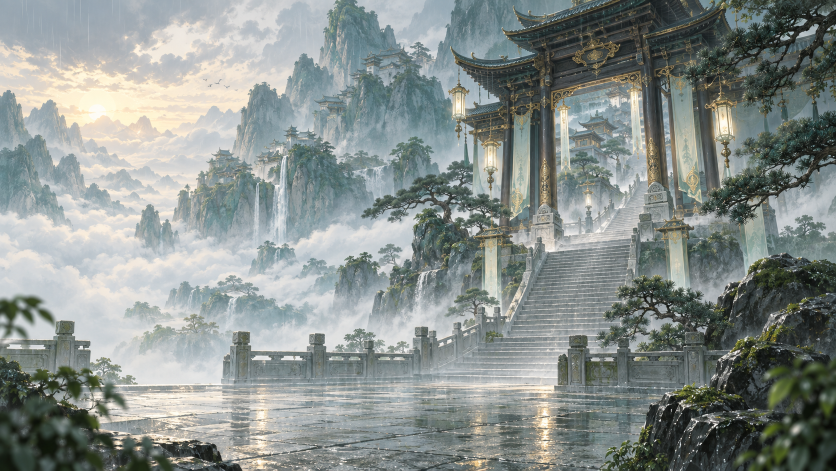
#> input picture AssetSources/Art/Generated/CloudGate_Premium.png, 1672 x 941 px (shown at 1/2 size)
$ python prepare-premium-art.py
#> lines starting #> are read from the running program, lines starting #| are printed output that depends on the picture
"""Prepare project-ready derivatives from this project's generated xianxia artwork."""
import hashlib
import json
import shutil
from pathlib import Path
from PIL import Image, ImageDraw, ImageEnhance, ImageFilter

ROOT = Path(__file__).resolve().parents[1]
ART = ROOT / 'Assets/_WenXinJie/Art'
GENERATED = ROOT / 'AssetSources/Art/Generated'


def fit(source, target):
    image = Image.open(source).convert('RGB')
#> image is the input picture: PIL image 1672x941 RGB; mean R, G, B 136.9, 144.1, 140.9
    ratio = max(1920 / image.width, 1080 / image.height)
#> ratio = 1.15
    size = (round(image.width * ratio), round(image.height * ratio))
#> size = (1920, 1081)
    image = image.resize(size, Image.Resampling.LANCZOS)
#> image: PIL image 1920x1081 RGB
    left = (image.width - 1920) // 2
#> left = 0
    top = (image.height - 1080) // 2
#> top = 0
    image.crop((left, top, left + 1920, top + 1080)).save(target, quality=94)
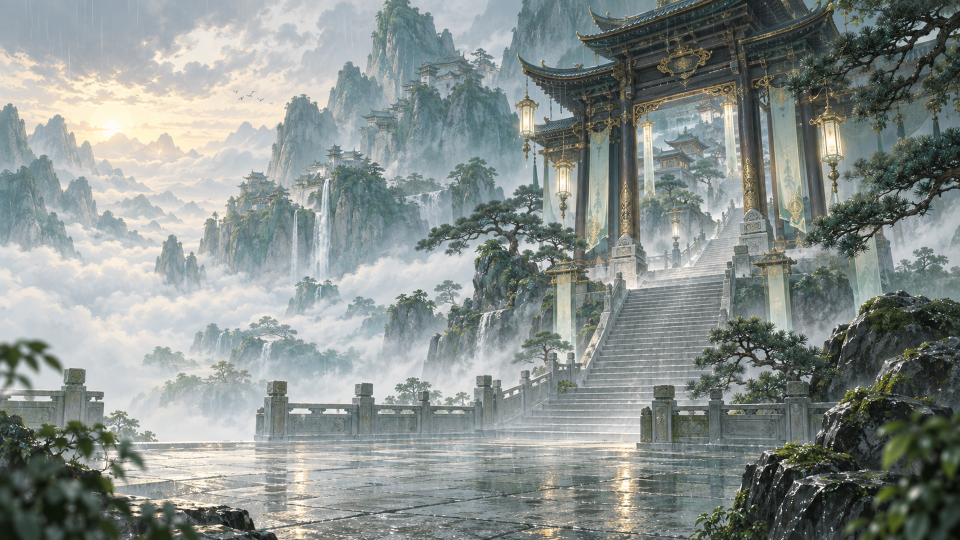
#> saved as CloudGate_Premium_1080.jpg: PIL image 1920x1080 RGB (shown at 1/2 size); mean R, G, B 136.9, 144.1, 140.9


backgrounds = ART / 'Backgrounds'
backgrounds.mkdir(parents=True, exist_ok=True)
fit(GENERATED / 'CloudGate_Premium.png', backgrounds / 'CloudGate_Premium_1080.jpg')
fit(GENERATED / 'PineRidge_Premium.png', backgrounds / 'PineRidge_Premium_1080.jpg')
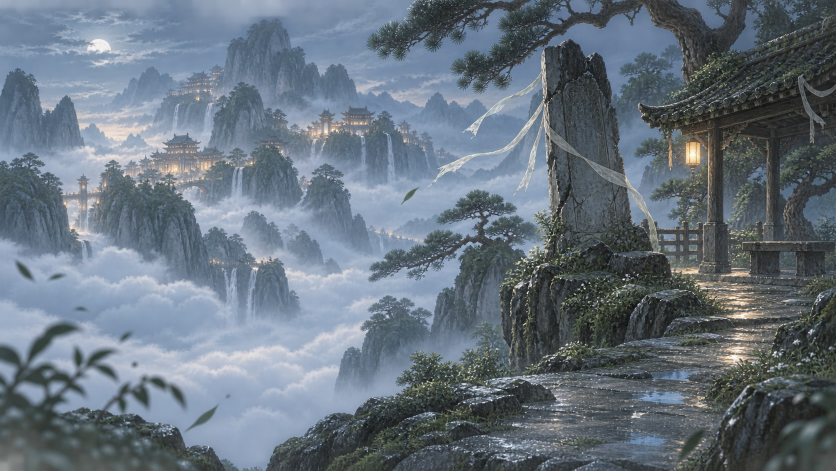
#> input picture AssetSources/Art/Generated/PineRidge_Premium.png, 1672 x 941 px (shown at 1/2 size)
#> in fit (call 2), `image = Image.open(source).convert('RGB')`:
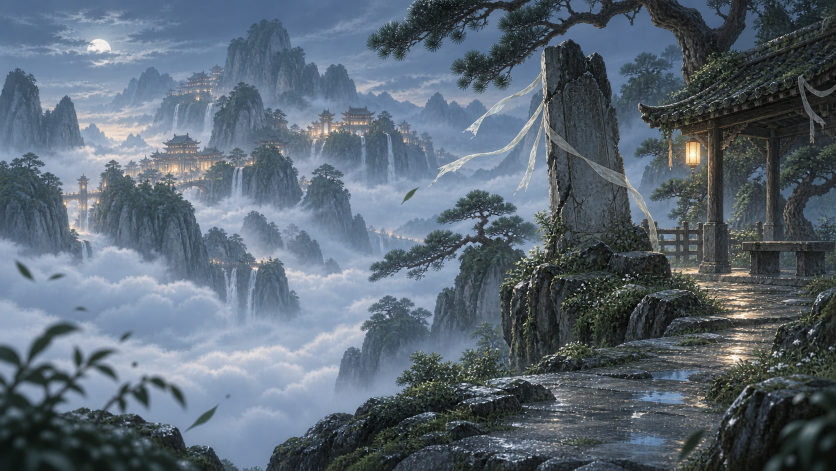
#> image: PIL image 1672x941 RGB (shown at 1/2 size); mean R, G, B 91.5, 104.3, 116.8
#> in fit (call 2), `image.crop((left, top, left + 1920, top + 1080)).save(target, quality=..`:
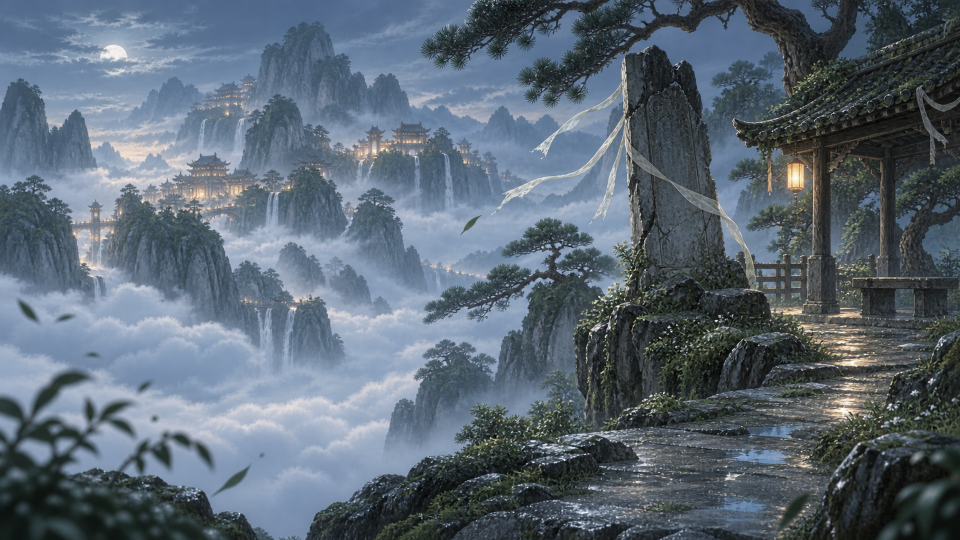
#> saved as PineRidge_Premium_1080.jpg: PIL image 1920x1080 RGB (shown at 1/2 size); mean R, G, B 91.5, 104.4, 116.8
fit(GENERATED / 'SteleCorridor_Premium.png', backgrounds / 'SteleCorridor_Premium_1080.jpg')
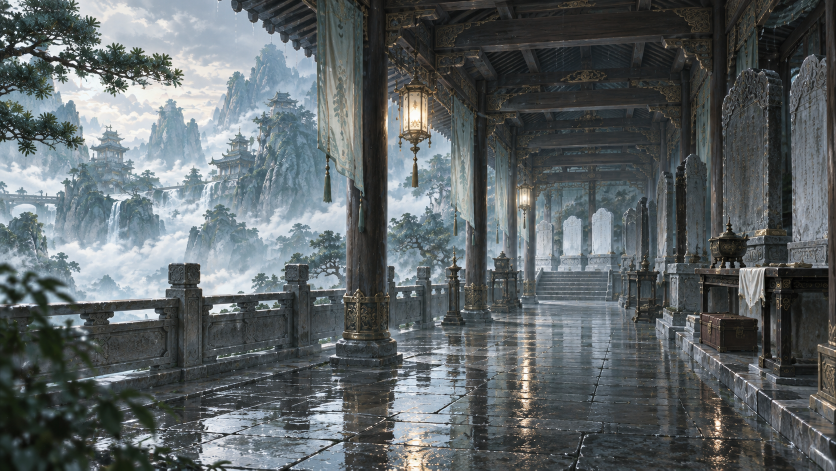
#> input picture AssetSources/Art/Generated/SteleCorridor_Premium.png, 1672 x 941 px (shown at 1/2 size)
#> in fit, image is the input picture: PIL image 1672x941 RGB; mean R, G, B 93.7, 100.6, 102.9
#> in fit (call 3), `image.crop((left, top, left + 1920, top + 1080)).save(target, quality=..`:
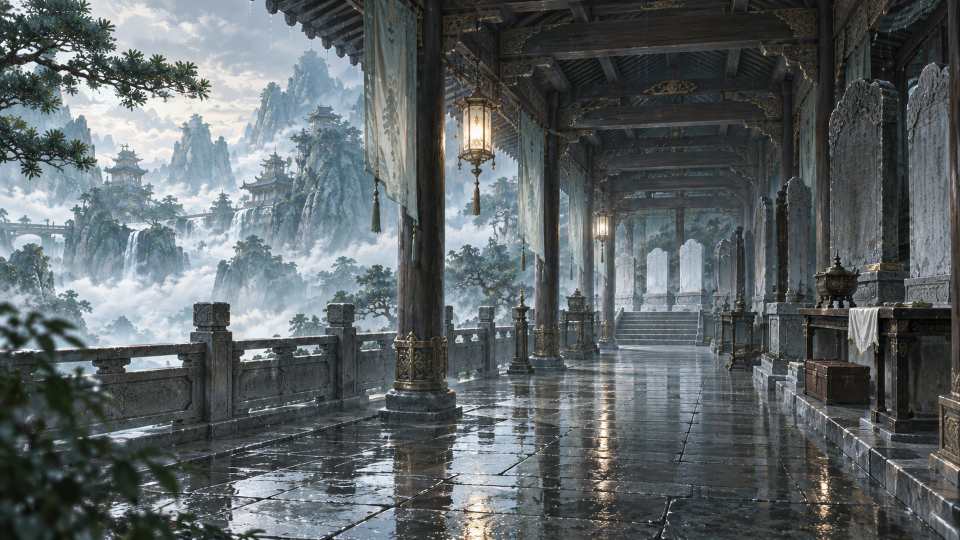
#> saved as SteleCorridor_Premium_1080.jpg: PIL image 1920x1080 RGB (shown at 1/2 size); mean R, G, B 93.8, 100.7, 102.9
#> (the run stopped early here; a loop or call above may not have finished)
